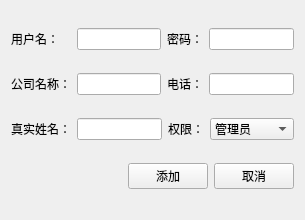
<?xml version="1.0" encoding="UTF-8"?>
<ui version="4.0">
 <class>UserRegisterWgt</class>
 <widget class="QWidget" name="UserRegisterWgt">
  <property name="geometry">
   <rect>
    <x>0</x>
    <y>0</y>
    <width>305</width>
    <height>220</height>
   </rect>
  </property>
  <property name="windowTitle">
   <string>Form</string>
  </property>
  <layout class="QGridLayout" name="gridLayout">
   <item row="1" column="0" colspan="2">
    <layout class="QHBoxLayout" name="horizontalLayout_2">
     <item>
      <widget class="QLabel" name="label_3">
       <property name="text">
        <string>公司名称：</string>
       </property>
      </widget>
     </item>
     <item>
      <widget class="QLineEdit" name="lineEdit_CompanyName"/>
     </item>
     <item>
      <widget class="QLabel" name="label_4">
       <property name="text">
        <string>电话：</string>
       </property>
      </widget>
     </item>
     <item>
      <widget class="QLineEdit" name="lineEdit_Telephone"/>
     </item>
    </layout>
   </item>
   <item row="0" column="0" colspan="2">
    <layout class="QHBoxLayout" name="horizontalLayout">
     <item>
      <widget class="QLabel" name="label">
       <property name="minimumSize">
        <size>
         <width>60</width>
         <height>0</height>
        </size>
       </property>
       <property name="text">
        <string>用户名：</string>
       </property>
      </widget>
     </item>
     <item>
      <widget class="QLineEdit" name="lineEdit_UserName"/>
     </item>
     <item>
      <widget class="QLabel" name="label_2">
       <property name="text">
        <string>密码：</string>
       </property>
      </widget>
     </item>
     <item>
      <widget class="QLineEdit" name="lineEdit_Pwd"/>
     </item>
    </layout>
   </item>
   <item row="2" column="0" colspan="2">
    <layout class="QHBoxLayout" name="horizontalLayout_3" stretch="0,1,0,1">
     <item>
      <widget class="QLabel" name="label_5">
       <property name="text">
        <string>真实姓名：</string>
       </property>
      </widget>
     </item>
     <item>
      <widget class="QLineEdit" name="lineEdit_RealName"/>
     </item>
     <item>
      <widget class="QLabel" name="label_6">
       <property name="text">
        <string>权限：</string>
       </property>
      </widget>
     </item>
     <item>
      <widget class="QComboBox" name="m_cbAuthority">
       <item>
        <property name="text">
         <string>管理员</string>
        </property>
       </item>
       <item>
        <property name="text">
         <string>操作员</string>
        </property>
       </item>
      </widget>
     </item>
    </layout>
   </item>
   <item row="3" column="1">
    <layout class="QHBoxLayout" name="horizontalLayout_4">
     <item>
      <widget class="QPushButton" name="btn_Add">
       <property name="text">
        <string>添加</string>
       </property>
      </widget>
     </item>
     <item>
      <widget class="QPushButton" name="btn_Cancel">
       <property name="text">
        <string>取消</string>
       </property>
      </widget>
     </item>
    </layout>
   </item>
  </layout>
 </widget>
 <resources/>
 <connections/>
</ui>
